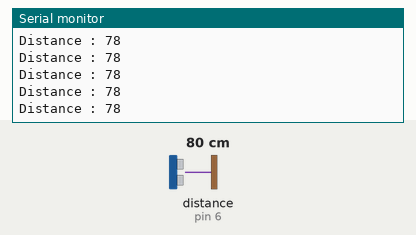
Simulated run of this sketch. Board: Arduino Uno, built with avr-gcc and run on an emulated ATmega328P. Parts: the last lines printed to the serial monitor. Wiring (inferred from the names in the program): ultrasonic range finder: trigger pin 7; echo pin 6. The test bench sets the inputs (shaded band); at power-on: distance to the obstacle (sensor on pin 6) 80 cm. The echo pulse lasts 58.3 µs per cm.

Above: at 1.2 s.
1.3 s: distance to the obstacle (sensor on pin 6) set to 2 cm
At 1.9 s:
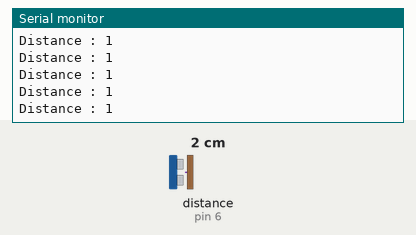
4.3 s: distance to the obstacle (sensor on pin 6) set to 18 cm
At 4.9 s:
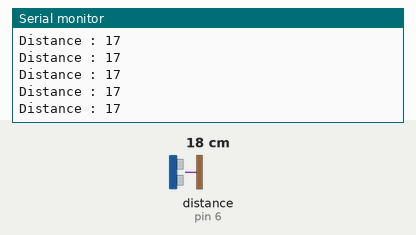
7.3 s: distance to the obstacle (sensor on pin 6) set to 4 cm
At 8.1 s:
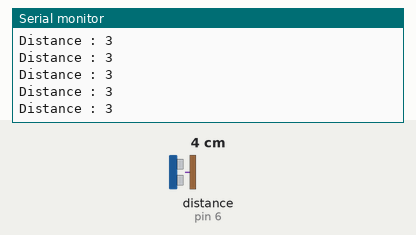
Timing chart, 0 to 10.3 s (numbered marks = the images above; inputs shaded):
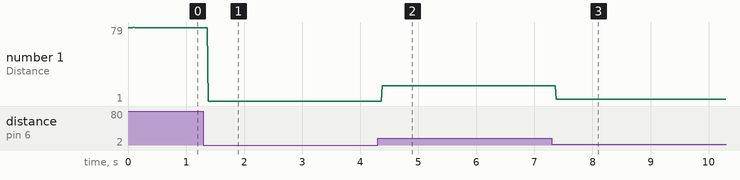

Measured:
- after the input at 1.3 s, the serial monitor: prints a new line after 0.08 s (image 1)
- after the input at 4.3 s, the serial monitor: prints a new line after 0.08 s (image 2)
- after the input at 7.3 s, the serial monitor: prints a new line after 0.07 s (image 3)
- plotted number 1: 78 → 1 after the input at 1.3 s, 1 → 17 after the input at 4.3 s, 17 → 3 after the input at 7.3 s

The sketch:

ultrasonicSensor.ino
```cpp
//----------------------ULTRASONIC SENSOR-----------------------//
const int ECHO_PIN = 6;
const int TRIG_PIN = 7;
const float SOUND_SPEED = 0.034;

void setup() {
  Serial.begin (9600);
  pinMode (ECHO_PIN, INPUT);
  pinMode (TRIG_PIN, OUTPUT);
}

void loop() {
  digitalWrite (TRIG_PIN, LOW);
  delayMicroseconds (2);
  digitalWrite (TRIG_PIN, HIGH);
  delayMicroseconds (10);
  digitalWrite (TRIG_PIN, LOW);

  long duration = pulseIn (ECHO_PIN, HIGH);
  int distance = (duration*SOUND_SPEED)/2;

  Serial.print ("Distance : ");
  Serial.println (distance);
}
```
